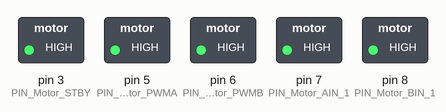
Simulated run of this sketch. Board: Arduino Uno, built with avr-gcc and run on an emulated ATmega328P. On the bench: switched loads named in the sketch (green lamp = pin HIGH).

Above: at 0.1 s.
Timing chart, 0 to 1.6 s (numbered marks = the images above):
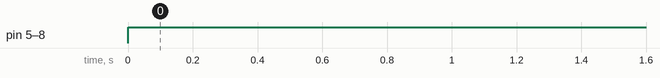

Measured:
- by itself, pin 5 (PIN_Motor_PWMA), pin 6 (PIN_Motor_PWMB), pin 7 (PIN_Motor_AIN_1), pin 8 (PIN_Motor_BIN_1): LOW → HIGH at 0.00 s

The sketch:

motores.ino
```cpp
// Enable/Disable motor control.
//  HIGH: motor control enabled
//  LOW: motor control disabled
#define PIN_Motor_STBY 3

// Group A Motors (Right Side)
// PIN_Motor_AIN_1: Digital output. HIGH: Forward, LOW: Backward
#define PIN_Motor_AIN_1 7
// PIN_Motor_PWMA: Analog output [0-255]. It provides speed.
#define PIN_Motor_PWMA 5

// Group B Motors (Left Side)
// PIN_Motor_BIN_1: Digital output. HIGH: Forward, LOW: Backward
#define PIN_Motor_BIN_1 8
// PIN_Motor_PWMB: Analog output [0-255]. It provides speed.
#define PIN_Motor_PWMB 6

void setup(){
  Serial.begin(9600);
  pinMode(PIN_Motor_STBY, OUTPUT);
  pinMode(PIN_Motor_AIN_1, OUTPUT);
  pinMode(PIN_Motor_PWMA, OUTPUT);
  pinMode(PIN_Motor_BIN_1, OUTPUT);
  pinMode(PIN_Motor_PWMB, OUTPUT);
  digitalWrite(PIN_Motor_STBY, HIGH);
}


void loop(){
  Mover_Adelante();
  delay(300);
}


void Mover_Adelante()
{
  digitalWrite (PIN_Motor_AIN_1, HIGH);
  digitalWrite (PIN_Motor_PWMA, 2);
  digitalWrite (PIN_Motor_BIN_1, HIGH);
  digitalWrite (PIN_Motor_PWMB, 2);
}
```
